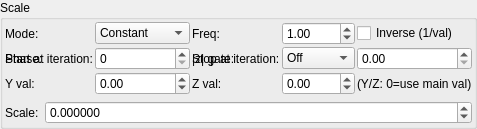
    <widget class="QGroupBox" name="groupBox_3">
     <property name="title">
      <string>Scale</string>
     </property>
     <layout class="QVBoxLayout" name="verticalLayout_5">
      <property name="leftMargin">
       <number>2</number>
      </property>
      <property name="topMargin">
       <number>2</number>
      </property>
      <property name="rightMargin">
       <number>2</number>
      </property>
      <property name="bottomMargin">
       <number>2</number>
      </property>
      <item>
       <layout class="QGridLayout" name="gridLayout_81">
        <property name="spacing">
         <number>2</number>
        </property>
        <item row="2" column="3">
         <widget class="MySpinBox" name="spinboxInt_transf_multiplier_stop_iter_2">
          <property name="sizePolicy">
           <sizepolicy hsizetype="Preferred" vsizetype="Maximum">
            <horstretch>0</horstretch>
            <verstretch>0</verstretch>
           </sizepolicy>
          </property>
          <property name="maximum">
           <number>999</number>
          </property>
         </widget>
        </item>
      <item row="1" column="0">
       <widget class="QLabel"><property name="text"><string>Mode:</string></property></widget>
      </item>
      <item row="1" column="1">
       <widget class="MyComboBox" name="comboBox_transf_multiplier_value_mode_2">
        <item><property name="text"><string notr="true">Constant</string></property></item>
        <item><property name="text"><string notr="true">Sine</string></property></item>
        <item><property name="text"><string notr="true">Ramp</string></property></item>
        <item><property name="text"><string notr="true">Exponential</string></property></item>
        <item><property name="text"><string notr="true">Triangle</string></property></item>
        <item><property name="text"><string notr="true">Square</string></property></item>
        <item><property name="text"><string notr="true">Smoothstep</string></property></item>
        <item><property name="text"><string notr="true">Noise</string></property></item>
        <item><property name="text"><string notr="true">Ping-pong</string></property></item>
        <item><property name="text"><string notr="true">Stepped</string></property></item>
       </widget>
      </item>
      <item row="1" column="2">
       <widget class="QLabel"><property name="text"><string>Freq:</string></property></widget>
      </item>
      <item row="1" column="3">
       <widget class="MyDoubleSpinBox" name="spinbox_transf_multiplier_frequency_2">
        <property name="minimum"><double>0.01</double></property><property name="maximum"><double>100.0</double></property>
        <property name="singleStep"><double>0.1</double></property><property name="value"><double>1.0</double></property>
       </widget>
      </item>
      <item row="1" column="4" colspan="2">
       <widget class="MyCheckBox" name="checkBox_transf_multiplier_inverse_2">
        <property name="text"><string>Inverse (1/val)</string></property>
       </widget>
      </item>
      <item row="2" column="0">
       <widget class="QLabel"><property name="text"><string>Phase:</string></property></widget>
      </item>
      <item row="2" column="1">
       <widget class="MyDoubleSpinBox" name="spinbox_transf_multiplier_phase_2">
        <property name="minimum"><double>-10.0</double></property><property name="maximum"><double>10.0</double></property>
        <property name="singleStep"><double>0.1</double></property><property name="value"><double>0.0</double></property>
       </widget>
      </item>
      <item row="2" column="2">
       <widget class="QLabel"><property name="text"><string>|z| gate:</string></property></widget>
      </item>
      <item row="2" column="3">
       <widget class="MyComboBox" name="comboBox_transf_multiplier_threshold_mode_2">
        <item><property name="text"><string notr="true">Off</string></property></item>
        <item><property name="text"><string notr="true">&gt; thresh</string></property></item>
        <item><property name="text"><string notr="true">&lt; thresh</string></property></item>
       </widget>
      </item>
      <item row="2" column="4" colspan="2">
       <widget class="MyDoubleSpinBox" name="spinbox_transf_multiplier_threshold_2">
        <property name="minimum"><double>0.0</double></property><property name="maximum"><double>1000.0</double></property>
        <property name="singleStep"><double>0.1</double></property><property name="value"><double>0.0</double></property>
       </widget>
      </item>
      <item row="3" column="0">
       <widget class="QLabel"><property name="text"><string>Y val:</string></property></widget>
      </item>
      <item row="3" column="1">
       <widget class="MyDoubleSpinBox" name="spinbox_transf_multiplier_scale_y_2">
        <property name="minimum"><double>-100.0</double></property><property name="maximum"><double>100.0</double></property>
        <property name="singleStep"><double>0.01</double></property><property name="value"><double>0.0</double></property>
       </widget>
      </item>
      <item row="3" column="2">
       <widget class="QLabel"><property name="text"><string>Z val:</string></property></widget>
      </item>
      <item row="3" column="3">
       <widget class="MyDoubleSpinBox" name="spinbox_transf_multiplier_scale_z_2">
        <property name="minimum"><double>-100.0</double></property><property name="maximum"><double>100.0</double></property>
        <property name="singleStep"><double>0.01</double></property><property name="value"><double>0.0</double></property>
       </widget>
      </item>
      <item row="3" column="4" colspan="2">
       <widget class="QLabel"><property name="text"><string notr="true">(Y/Z: 0=use main val)</string></property></widget>
      </item>
        <item row="2" column="2">
         <widget class="QLabel" name="label_53">
          <property name="text">
           <string>Stop at iteration:</string>
          </property>
         </widget>
        </item>
        <item row="2" column="1">
         <widget class="MySpinBox" name="spinboxInt_transf_multiplier_start_iter_2">
          <property name="sizePolicy">
           <sizepolicy hsizetype="Minimum" vsizetype="Maximum">
            <horstretch>0</horstretch>
            <verstretch>0</verstretch>
           </sizepolicy>
          </property>
          <property name="minimum">
           <number>0</number>
          </property>
          <property name="maximum">
           <number>999</number>
          </property>
          <property name="value">
           <number>0</number>
          </property>
         </widget>
        </item>
        <item row="2" column="0">
         <widget class="QLabel" name="label_73">
          <property name="text">
           <string>Start at iteration:</string>
          </property>
         </widget>
        </item>
       </layout>
      </item>
      <item>
       <layout class="QGridLayout" name="gridLayout_4" columnstretch="0,1">
        <item row="0" column="1">
         <widget class="MyDoubleSpinBox" name="spinbox_transf_scale">
          <property name="sizePolicy">
           <sizepolicy hsizetype="Minimum" vsizetype="Maximum">
            <horstretch>0</horstretch>
            <verstretch>0</verstretch>
           </sizepolicy>
          </property>
          <property name="prefix">
           <string/>
          </property>
          <property name="suffix">
           <string/>
          </property>
          <property name="decimals">
           <number>6</number>
          </property>
          <property name="minimum">
           <double>-99.998999999999995</double>
          </property>
          <property name="maximum">
           <double>99.998999999999995</double>
          </property>
          <property name="singleStep">
           <double>0.100000000000000</double>
          </property>
         </widget>
        </item>
        <item row="0" column="0">
         <widget class="QLabel" name="label_149">
          <property name="text">
           <string>Scale:</string>
          </property>
         </widget>
        </item>
       </layout>
      </item>
     </layout>
    </widget>
